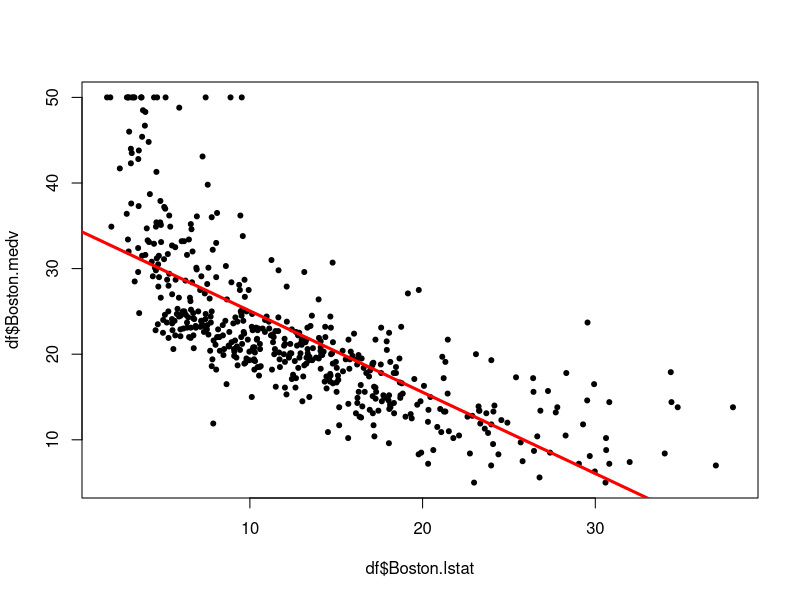
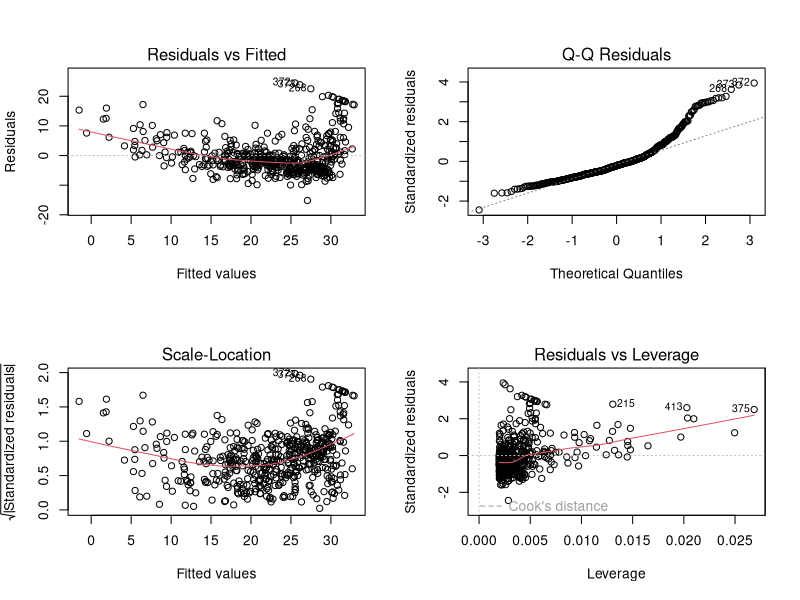

Source code (R) for these figures, in order:
##load library
library(MASS)

df= data.frame(Boston$lstat, Boston$medv)

###correlation between variables
cor(df$Boston.lstat, df$Boston.medv)

length(which(is.na(df)))

lm.fit= lm(Boston.medv~Boston.lstat, data=df)

summary(lm.fit)

plot(df$Boston.lstat, df$Boston.medv, pch=20)
abline(lm.fit, col="red", lwd=3)

par(mfrow=c(2,2))
plot(lm.fit)

